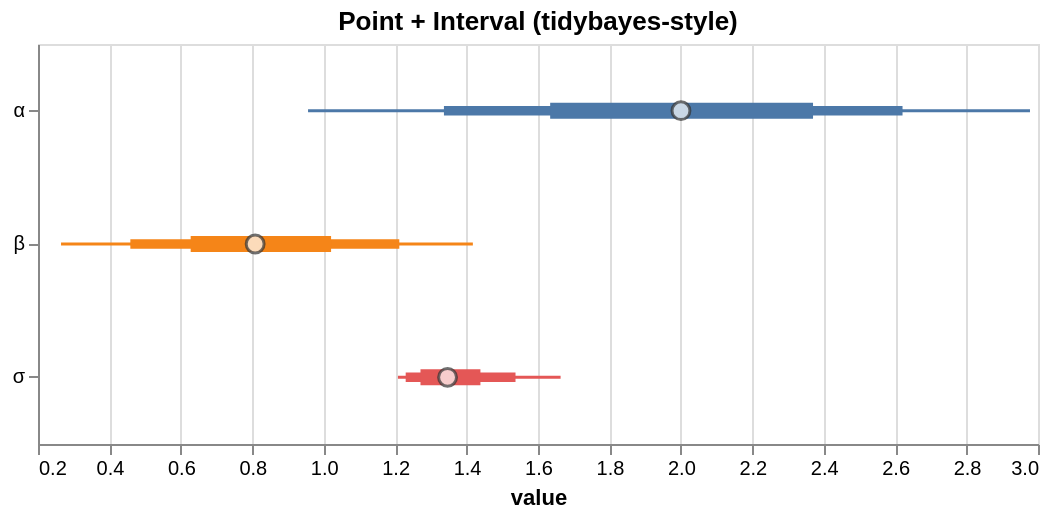

Write the Vega-Lite specification saved for this chart.
### Vega-Lite specification from a JSON file in a GitHub repository (floating-point values rounded to 4 significant figures)
{"$schema": "https://vega.github.io/schema/vega-lite/v5.json", "data": {"values": [{"__point__": 0.808, "hi_0_5_": 1.021, "hi_0_8_": 1.212, "hi_0_95_": 1.418, "lo_0_5_": 0.6275, "lo_0_8_": 0.4586, "lo_0_95_": 0.2645, "parameter": "β"}, {"__point__": 2.0, "hi_0_5_": 2.37, "hi_0_8_": 2.621, "hi_0_95_": 2.978, "lo_0_5_": 1.634, "lo_0_8_": 1.337, "lo_0_95_": 0.9561, "parameter": "α"}, {"__point__": 1.347, "hi_0_5_": 1.439, "hi_0_8_": 1.537, "hi_0_95_": 1.663, "lo_0_5_": 1.271, "lo_0_8_": 1.23, "lo_0_95_": 1.208, "parameter": "σ"}]}, "height": 200, "layer": [{"encoding": {"color": {"field": "parameter", "legend": null, "type": "nominal"}, "tooltip": [{"field": "__point__", "title": "value (estimate)", "type": "quantitative"}, {"field": "parameter", "type": "nominal"}, {"field": "lo_0_95_", "title": "95% lo", "type": "quantitative"}, {"field": "hi_0_95_", "title": "95% hi", "type": "quantitative"}], "x": {"field": "lo_0_95_", "scale": {"zero": false}, "title": "value", "type": "quantitative"}, "x2": {"field": "hi_0_95_"}, "y": {"axis": {"title": null}, "field": "parameter", "type": "nominal"}}, "mark": {"strokeWidth": 1.5, "type": "rule"}, "params": [{"bind": "scales", "name": "grid", "select": {"encodings": ["x"], "type": "interval"}}]}, {"encoding": {"color": {"field": "parameter", "legend": null, "type": "nominal"}, "tooltip": [{"field": "__point__", "title": "value (estimate)", "type": "quantitative"}, {"field": "parameter", "type": "nominal"}, {"field": "lo_0_95_", "title": "95% lo", "type": "quantitative"}, {"field": "hi_0_95_", "title": "95% hi", "type": "quantitative"}], "x": {"field": "lo_0_8_", "scale": {"zero": false}, "title": "value", "type": "quantitative"}, "x2": {"field": "hi_0_8_"}, "y": {"axis": {"title": null}, "field": "parameter", "type": "nominal"}}, "mark": {"strokeWidth": 4.75, "type": "rule"}}, {"encoding": {"color": {"field": "parameter", "legend": null, "type": "nominal"}, "tooltip": [{"field": "__point__", "title": "value (estimate)", "type": "quantitative"}, {"field": "parameter", "type": "nominal"}, {"field": "lo_0_95_", "title": "95% lo", "type": "quantitative"}, {"field": "hi_0_95_", "title": "95% hi", "type": "quantitative"}], "x": {"field": "lo_0_5_", "scale": {"zero": false}, "title": "value", "type": "quantitative"}, "x2": {"field": "hi_0_5_"}, "y": {"axis": {"title": null}, "field": "parameter", "type": "nominal"}}, "mark": {"strokeWidth": 8.0, "type": "rule"}}, {"encoding": {"tooltip": [{"field": "__point__", "title": "value (estimate)", "type": "quantitative"}, {"field": "parameter", "type": "nominal"}, {"field": "lo_0_95_", "title": "95% lo", "type": "quantitative"}, {"field": "hi_0_95_", "title": "95% hi", "type": "quantitative"}], "x": {"field": "__point__", "scale": {"zero": false}, "type": "quantitative"}, "y": {"field": "parameter", "type": "nominal"}}, "mark": {"color": "white", "filled": true, "size": 80, "stroke": "#333", "strokeWidth": 1.5, "type": "point"}}], "title": "Point + Interval (tidybayes-style)", "width": 500}
